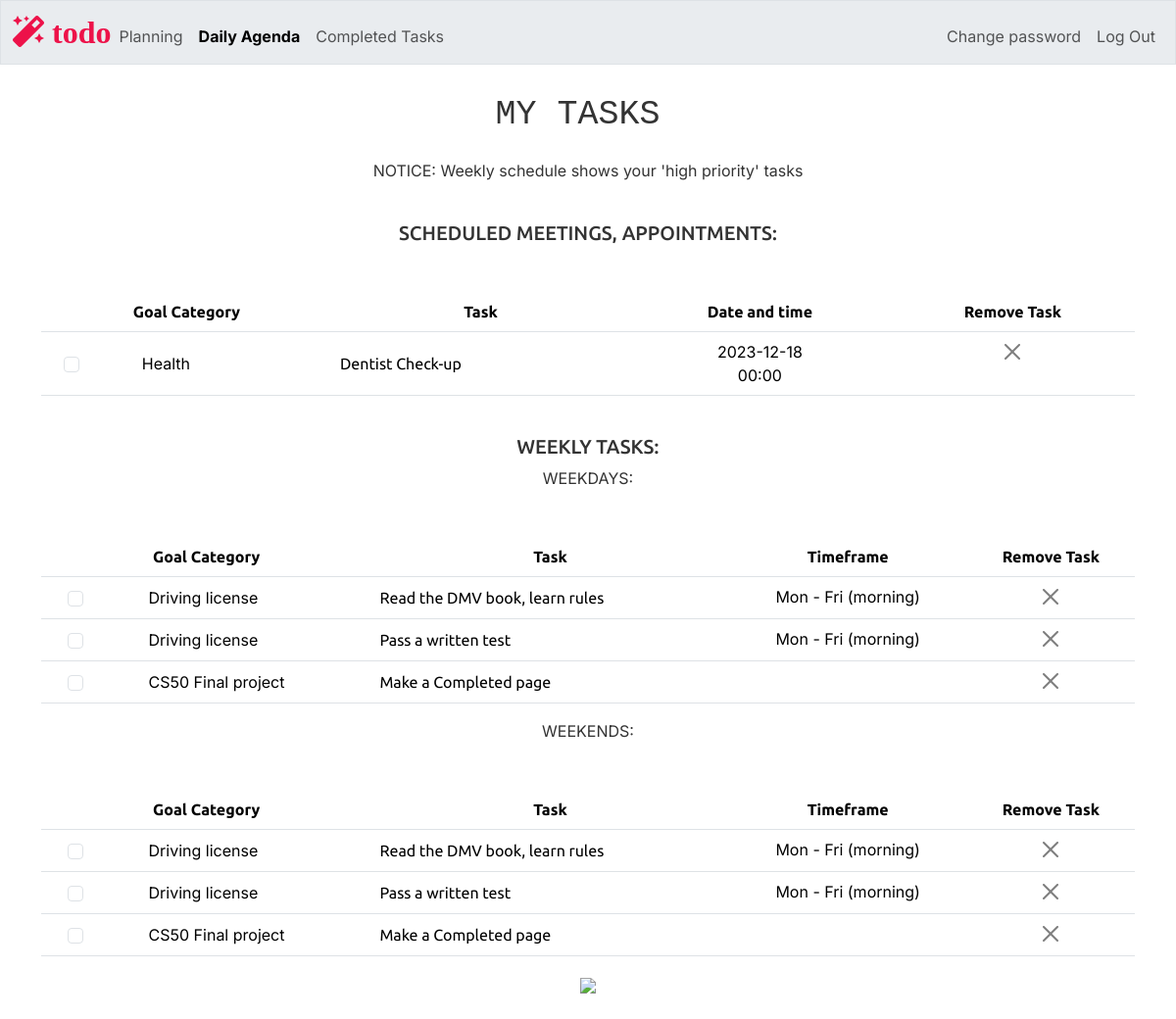
/agenda (signed in), run on an earlier commit of the app's database.
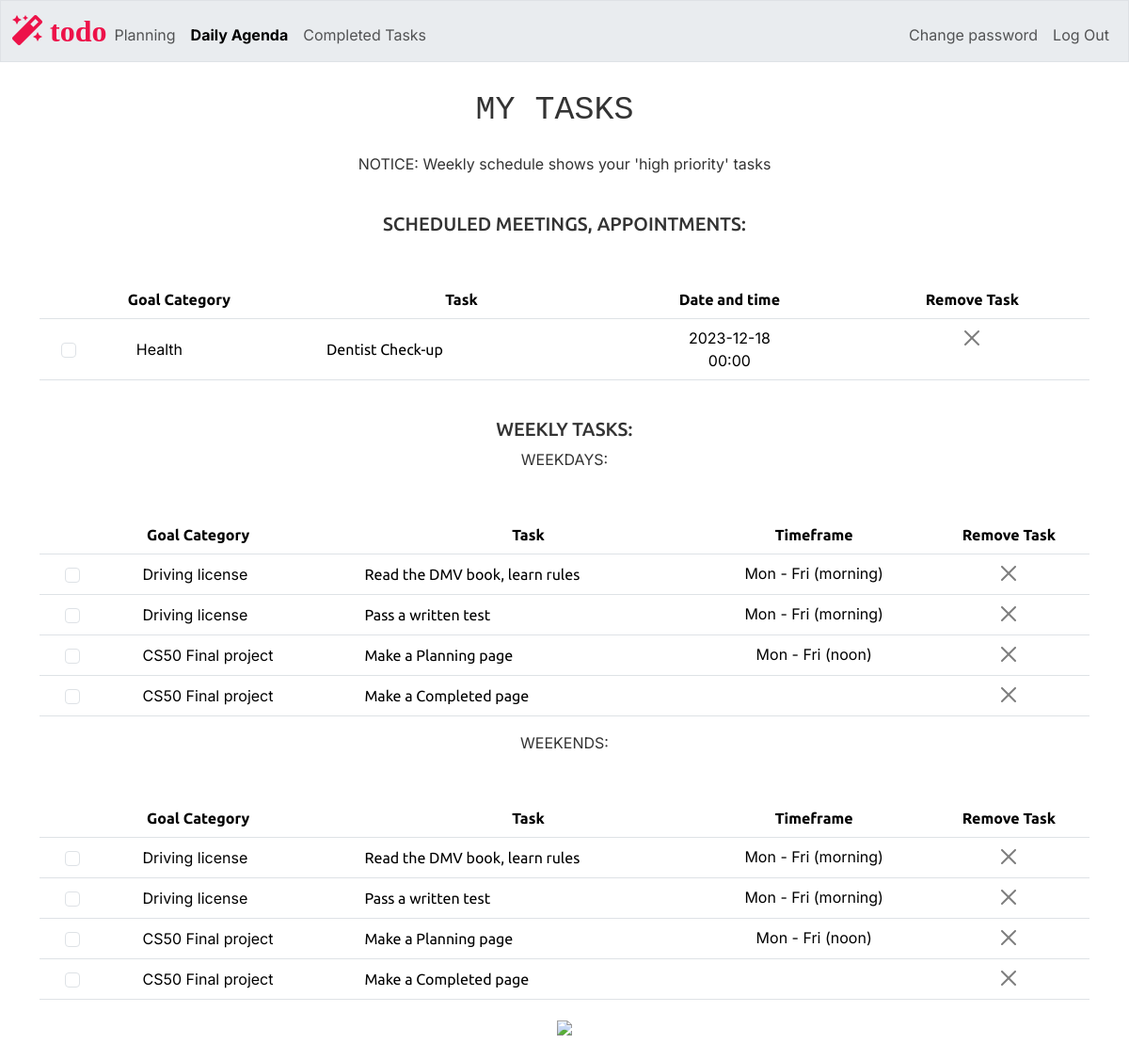
And on a later commit of the database.
### tables this page shows
CREATE TABLE tasks (
    id INTEGER PRIMARY KEY AUTOINCREMENT NOT NULL,
    users_id INTEGER NOT NULL,
    category TEXT NOT NULL,
    task TEXT NOT NULL,
    timeframe TEXT,
    priority TEXT,
    completion INTEGER DEFAULT 0,
    date DATE,
    time TIME,
    FOREIGN KEY (users_id) REFERENCES users(id)
);

### app.py (the view)
@app.route("/agenda", methods=["GET", "POST"])
@login_required
def agenda():
    users_id = session["user_id"]
    appointments = db.execute("SELECT id, category, task, completion, date, time FROM tasks WHERE users_id =? AND completion = 0 AND (date IS NOT NULL AND date != '' OR time IS NOT NULL AND time != '')", users_id)
    weekdays = db.execute("SELECT id, category, task, completion, timeframe FROM tasks WHERE users_id =? AND completion = 0 AND priority = 'High'", users_id)
    weekends = db.execute("SELECT id, category, task, completion, timeframe FROM tasks WHERE users_id =? AND completion = 0 AND priority = 'High'", users_id)
    welcome_message_h1 = " MY TASKS "
    welcome_message_p = "NOTICE: Weekly schedule shows your 'high priority' tasks "
    return render_template("agenda.html", appointments=appointments, weekdays = weekdays, weekends=weekends, welcome_message_h1 = welcome_message_h1, welcome_message_p = welcome_message_p, current_page="agenda")

### app.py (called while the page is built)
@app.after_request
def after_request(response):
    response.headers["Cache-Control"] = "no-cache, no-store, must-revalidate"
    response.headers["Expires"] = 0
    response.headers["Pragma"] = "no-cache"
    return response

### helpers.py (called while the page is built)
def login_required(f):
    @wraps(f)
    def decorated_function(*args, **kwargs):
        if session.get("user_id") is None:
            return redirect("/login")
        return f(*args, **kwargs)
    return decorated_function

### templates/agenda.html (shortened to what the changed rows need)
{% extends "layout.html" %}
{% block main %}
    <table class="table  mt-5">
        <thead>
            <h5>
                SCHEDULED MEETINGS, APPOINTMENTS:
            </h5>
            <tr>
                <th> Goal Category</th>
                <th> Task </th>
                <th> Date and time </th>
                <th> Remove Task </th>
            </tr>
        </thead>
        <tbody>
            {% for task in appointments %}
                <tr id="todo_row_{{ task.id }}" >
                    <td class="align-middle ">
                        <div class="d-flex align-items-center " >
                            <div class=" col-sm-2 d-flex justify-content-center align-items-center form-check" >
                                <input class="form-check-input completion-checkbox"
                                        type="checkbox"
                                        id="completion_{{ task.id }}"
                                        name="task_completion"
                                        data-task-id="{{ task.id }}"
                                        data-completion="{{ task.completion}}"
                                        onchange="updateTaskStatus(this)">
                            </div>
                            <label class="form-check-label ms-5" for="completion_{{ task.id }}">
                                {{ task.category }}
                            </label>
                        </div>
                    </td>
                    <td class="align-middle " style="text-align: left;">{{ task.task }}</td>
                    <td>
                        <div>
                            {{ task.date or '' }}
                        </div>
                        <div>
                            {{ task.time or '' }}
                        </div>
                    </td>
                    <td>
                        <button class="btn-close" data-bs-toggle="modal" data-bs-target="#deleteConfirmationModal_{{ task.id }}"></button>
                    </td>
                </tr>
            {% endfor %}
        </tbody>
    </table>
    <br>
    <table class="table  mt-5">
        <thead>
            <tr>
                <th> Goal Category</th>
                <th> Task </th>
                <th> Timeframe </th>
                <th> Remove Task </th>
            </tr>
        </thead>
        <tbody>
            {% for task in weekdays %}
                <tr id="todo_row_{{ task.id }}" >
                    <td class="align-middle ">
                        <div class="d-flex align-items-center " >
                            <div class=" col-sm-2 d-flex justify-content-center align-items-center form-check" >
                                <input class="form-check-input completion-checkbox"
                                        type="checkbox"
                                        id="completion_{{ task.id }}"
                                        name="task_completion"
                                        data-task-id="{{ task.id }}"
                                        data-completion="{{ task.completion}}"
                                        onchange="updateTaskStatus(this)">
                            </div>
                            <label class="form-check-label ms-5" for="completion_{{ task.id }}">
                                {{ task.category }}
                            </label>
                        </div>
                    </td>
                    <td class="align-middle " style="text-align: left;">{{ task.task }}</td>
                    <td>
                        <div>
                            {{ task.timeframe or '' }}
                        </div>
                    </td>
                    <td>
                        <button class="btn-close" data-bs-toggle="modal" data-bs-target="#deleteConfirmationModal_{{ task.id }}"></button>
                    </td>
                </tr>
            {% endfor %}
        </tbody>
    </table>
    <table class="table  mt-5">
        <thead>
            <tr>
                <th> Goal Category</th>
                <th> Task </th>
                <th> Timeframe </th>
                <th> Remove Task </th>
            </tr>
        </thead>
        <tbody>
            {% for task in weekends %}
                <tr id="todo_row_{{ task.id }}" >
                    <td class="align-middle">
                        <div class="d-flex align-items-center " >
                            <div class=" col-sm-2 d-flex justify-content-center align-items-center form-check" >
                                <input class="form-check-input completion-checkbox"
                                        type="checkbox"
                                        id="completion_{{ task.id }}"
                                        name="task_completion"
                                        data-task-id="{{ task.id }}"
                                        data-completion="{{ task.completion}}"
                                        onchange="updateTaskStatus(this)">
                            </div>
                            <label class="form-check-label ms-5" for="completion_{{ task.id }}">
                                {{ task.category }}
                            </label>
                        </div>
                    </td>
                    <td class="align-middle " style="text-align: left;">{{ task.task }}</td>
                    <td>
                        <div>
                            {{ task.timeframe or '' }}
                        </div>
                    </td>
                    <td>
                        <button class="btn-close" data-bs-toggle="modal" data-bs-target="#deleteConfirmationModal_{{ task.id }}"></button>
                    </td>
                </tr>
            {% endfor %}
        </tbody>
    </table>
{% endblock %}

What changed in the data, as far as the page shows it:
now on this page (row edited): tasks: category "CS50 Final project", task "Make a Planning page", timeframe "Mon - Fri (noon)"
